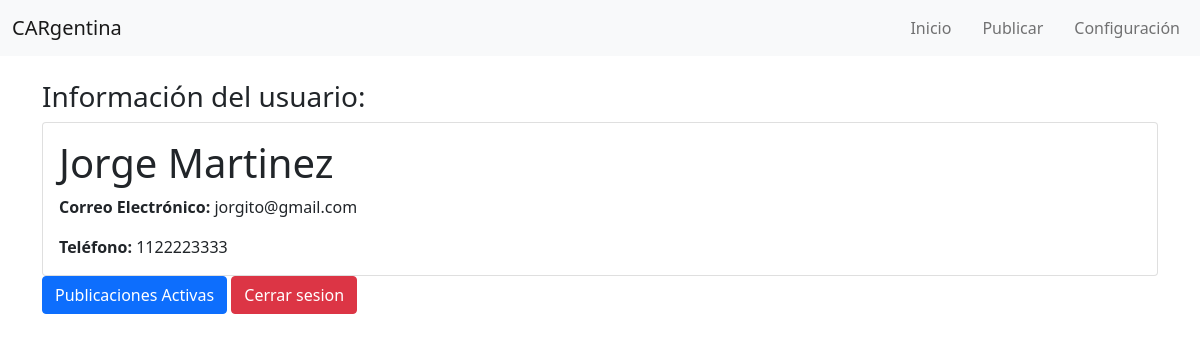
The page /mercado/configuracion/ (signed in) on the database its author committed.
### usuarios/models.py (models this page shows, shortened)
class Usuario(AbstractUser):
    username = None
    email = models.EmailField(unique=True)
    telefono = models.CharField(max_length=15, blank=True, null=True)
    groups = models.ManyToManyField(
        'auth.Group',
        related_name='custom_user_set',
        blank=True,
        help_text=('The groups this user belongs to. A user will get all permissions '
                   'granted to each of their groups.'),
        related_query_name='user',
    )
    user_permissions = models.ManyToManyField(
        'auth.Permission',
        related_name='custom_user_set',
        blank=True,
        help_text='Specific permissions for this user.',
        related_query_name='user',
    )
    USERNAME_FIELD = 'email'
    REQUIRED_FIELDS = ['first_name', 'last_name']

### mercado/views.py (the view)
# urls.py: path('configuracion/', views.configuracion, name='configuracion'),
@login_required
def configuracion(request):
    return render(request, 'barra/configuracion.html', {'usuario': request.user})

### mercado/templates/barra/configuracion.html (shortened to what this page needs)
{% extends "mercado/base_mercado.html" %}
{% block content %}
<h3>Información del usuario:</h3>
<div class="card">
    <div class="card-body">
        <h1 class="card-title">{{ usuario.first_name }} {{ usuario.last_name }}</h1>
        <p class="card-text"><strong>Correo Electrónico:</strong> {{ usuario.email }}</p>
        <p class="card-text"><strong>Teléfono:</strong> {{ usuario.telefono }}</p>
    </div>
</div>
<a href="{% url 'mercado:publicaciones_usuario' %}" class="btn btn-primary">Publicaciones Activas</a>
<a href="{% url 'usuarios:logout' %}" class="btn btn-danger">Cerrar sesion</a>
{% endblock %}

### rows shown on the page
Usuario: first_name "Jorge", last_name "Martinez", email "jorgito@gmail.com", telefono "1122223333"
